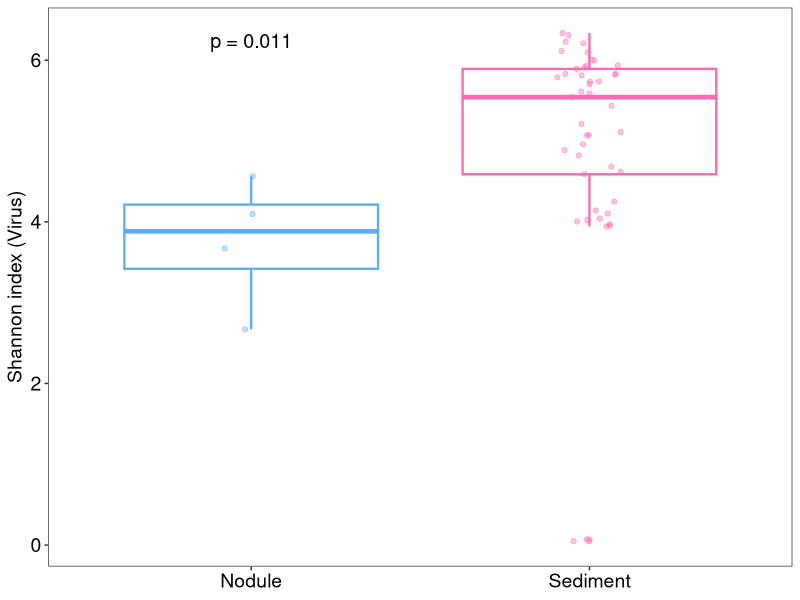
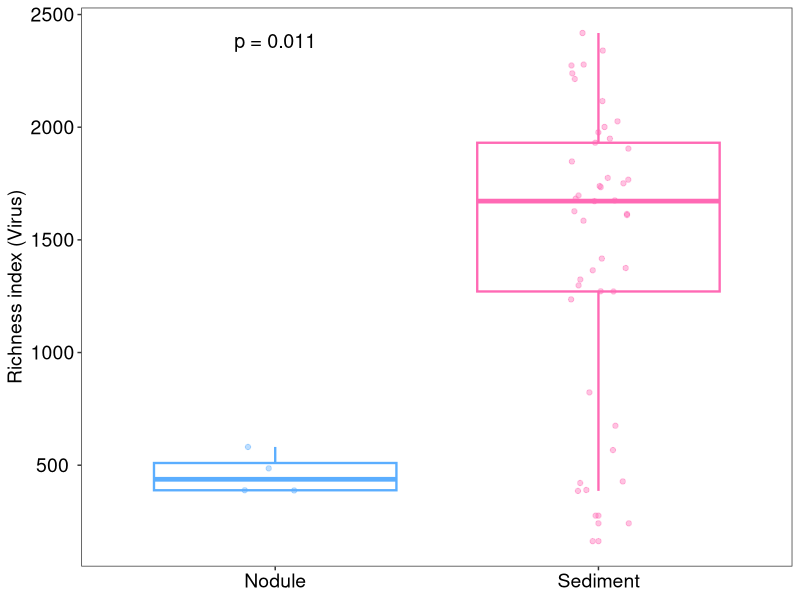
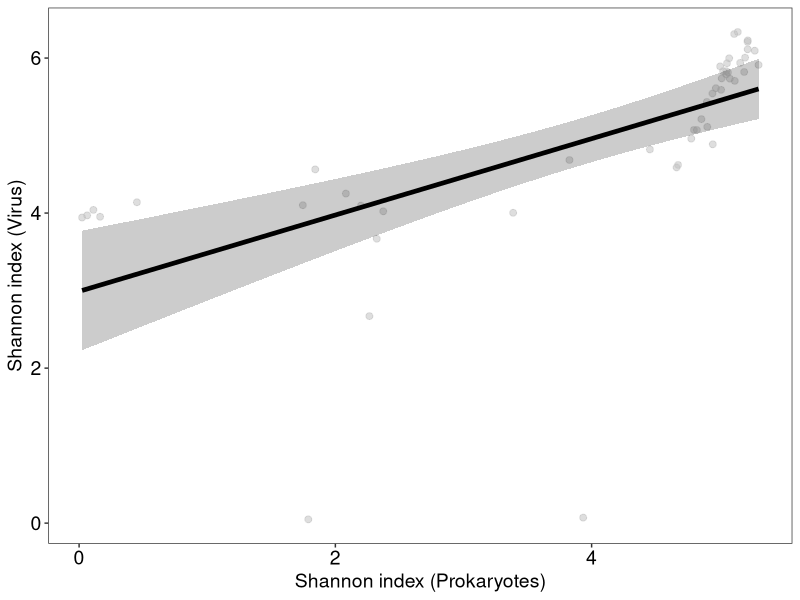
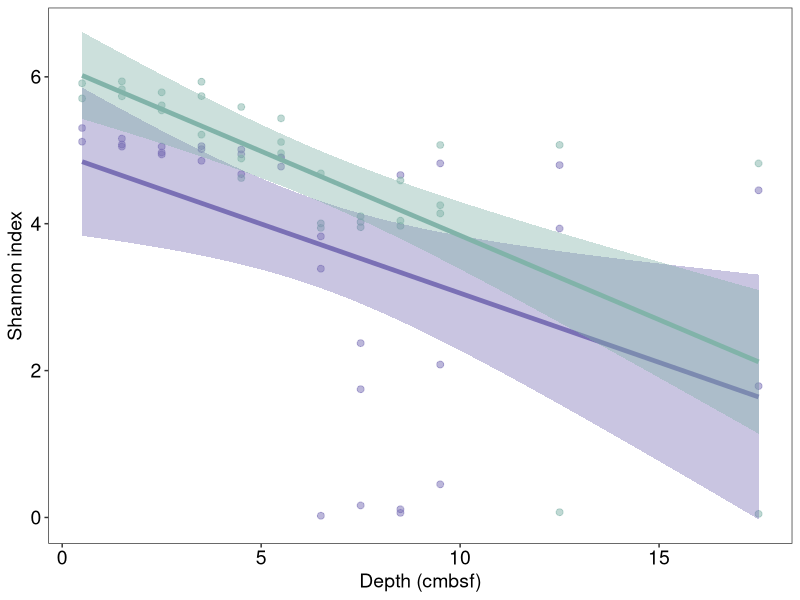
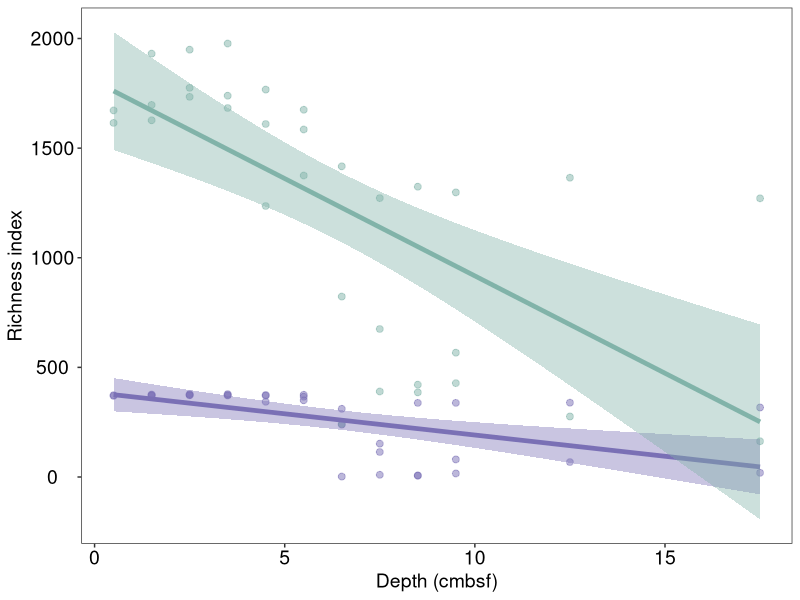
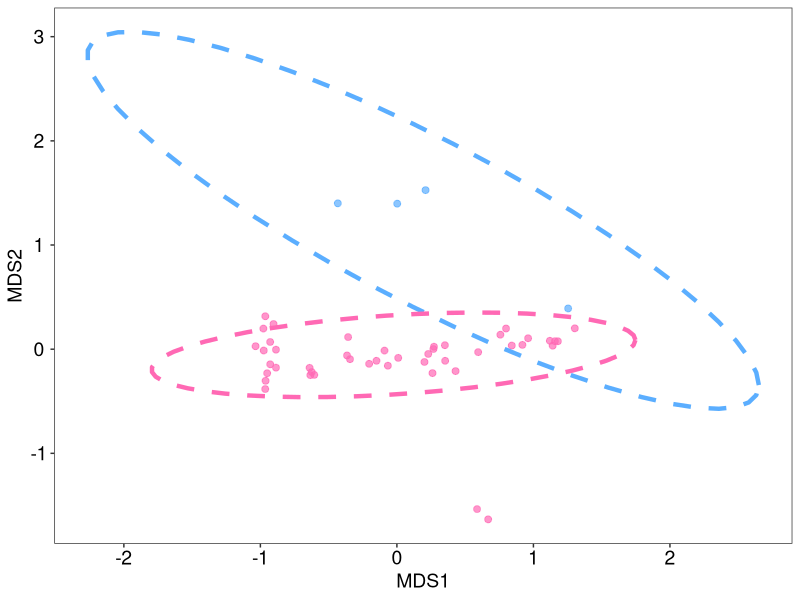
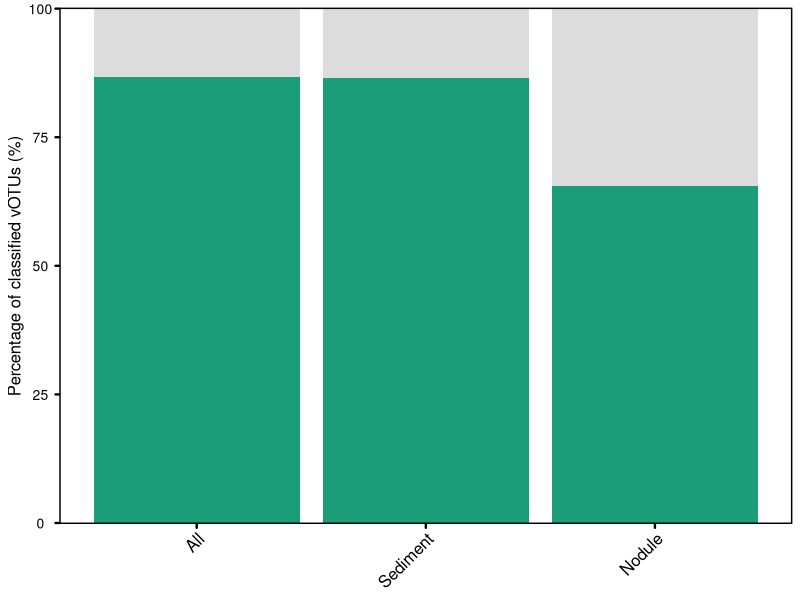
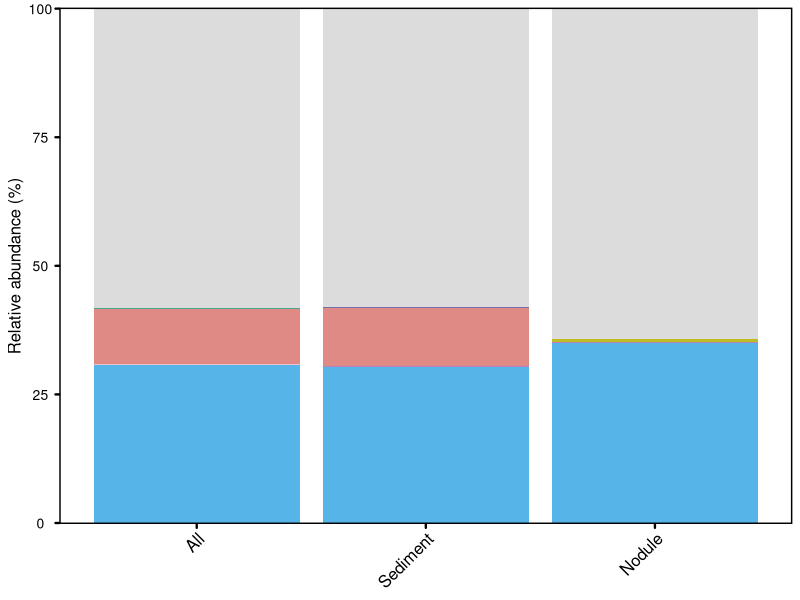

These charts were generated, in order, by the following R code:
#### START ####
rm(list = ls())
library(vegan)
library(reshape2)
library(ggplot2)
library(ggpubr)
library(patchwork) 
library(ggsci) 
library(cowplot)
library(dplyr)  
library(gridExtra) 
library(tidyr)

#### Fig.2 a b####
data <- t(read.table("vOTU_aligned_90_abundance.csv", header = TRUE, sep = ",", row.names = 1))
group <- read.delim("metadata.txt", header = TRUE, sep = "\t")


richness <- rowSums(data > 0)
shannon <- diversity(data, index = "shannon")
pielou <- shannon / log(richness, exp(1))
simpson<- diversity(data, index = 'simpson')


data_richness = data.frame(richness)
data_shannon = data.frame(shannon)
data_pielou = data.frame(pielou)
data_simpson = data.frame(simpson)

spe_alpha <- cbind(
  data_richness,
  data_shannon,
  data_pielou,
  data_simpson,
  group
)


mycol <- c("#5baeff", "#FF69B4")

Fig2a <- ggplot(spe_alpha, aes(x = Type1, y = shannon, color = Type1)) +
  geom_boxplot(aes(color = Type1), lwd = 0.8, alpha = 0.4) + 
  geom_jitter(aes(color = Type1), 
              position = position_jitterdodge(jitter.height = 0, 
                                              jitter.width = 0.2, 
                                              dodge.width = 0.0),
              alpha = 0.4) + 
  labs(y = "Shannon index (Virus)") + 
  scale_color_manual(values = mycol)+
  scale_fill_manual(values = mycol)+
  theme_bw() + 
  stat_compare_means(method = "wilcox.test", label = "p.format", 
                     vjust = 1 , hjust = 0.5, size = 5) + 
  theme(panel.grid = element_blank(),
        axis.text.x = element_text(size = 14, face = "plain", hjust = 0.5, colour = "black"),
        axis.title.x = element_blank(),
        axis.text.y = element_text(size = 14, face = "plain", hjust = 0.5, colour = "black"),
        axis.title.y = element_text(size = 14, face = "plain", )) + 
  xlab(NULL) +
  theme(legend.position="none")

test_result <- wilcox.test(richness ~ Type1, data = spe_alpha)

Fig2b <- ggplot(spe_alpha, aes(x = Type1, y = richness, color = Type1)) +
  geom_boxplot(aes(color = Type1), lwd = 0.8, alpha = 0.4) + 
  geom_jitter(aes(color = Type1), 
              position = position_jitterdodge(jitter.height = 0, 
                                              jitter.width = 0.2, 
                                              dodge.width = 0.0),
              alpha = 0.4) + 
  labs(y = "Richness index (Virus)") + 
  scale_color_manual(values = mycol)+
  scale_fill_manual(values = mycol)+
  theme_bw() + 
  stat_compare_means(method = "wilcox.test", label = "p.format", 
                     vjust = 1 , hjust = 0.5, size = 5) + 
  theme(panel.grid = element_blank(),
        axis.text.x = element_text(size = 14, face = "plain", hjust = 0.5, colour = "black"),
        axis.title.x = element_blank(),
        axis.text.y = element_text(size = 14, face = "plain", hjust = 0.5, colour = "black"),
        axis.title.y = element_text(size = 14, face = "plain", )) + 
  xlab(NULL) +
  theme(legend.position="none")

test_result <- wilcox.test(shannon ~ Type1, data = spe_alpha)

#### Fig.2 c ####
data1 <- read.table("vOTU_aligned_90_abundance_alpha_alpha.csv", header = TRUE, sep = ",", row.names = 1)
group1 <- read.delim("metadata_alpha_alpha.txt", header = TRUE, sep = "\t")
data2 <- read.table("MAG_aligned_90_abundance.csv", header = TRUE, sep = ",", row.names = 1)
group2 <- read.delim("metadata_MAG.txt", header = TRUE, sep = "\t")


richness1 <- rowSums(data1 > 0)
shannon1 <- diversity(data1, index = "shannon")
pielou1 <- shannon1 / log(richness1, exp(1))
simpson1<- diversity(data1, index = 'simpson')

richness2 <- rowSums(data2 > 0)
shannon2 <- diversity(data2, index = "shannon")
pielou2 <- shannon1 / log(richness2, exp(1))
simpson2<- diversity(data2, index = 'simpson')

data_richness1 = data.frame(richness1)
data_shannon1 = data.frame(shannon1)
data_pielou1 = data.frame(pielou1)
data_simpson1 = data.frame(simpson1)

spe_alpha1 <- cbind(
  data_richness1,
  data_shannon1,
  data_pielou1,
  data_simpson1,
  group1
)

data_richness2 = data.frame(richness2)
data_shannon2 = data.frame(shannon2)
data_pielou2 = data.frame(pielou2)
data_simpson2 = data.frame(simpson2)

spe_alpha2 <- cbind(
  data_richness2,
  data_shannon2,
  data_pielou2,
  data_simpson2,
  group2
)

result_p1 <- cor.test(spe_alpha1$shannon1, spe_alpha2$shannon2, method = "spearman")

df1 <- data.frame(shannon1 = spe_alpha1$shannon1, shannon2 = spe_alpha2$shannon2)

Fig2c <- ggplot(df1, aes(x = shannon2, y = shannon1)) +
  geom_point(color = "grey", size = 2, alpha = 0.5) +
  geom_smooth(method = "lm", color = "black", fill = "black", level = 0.95, se = TRUE, size = 1.6, alpha = 0.2) +
  labs(x = "Shannon index (Prokaryotes)", y = "Shannon index (Virus)") +
  theme_bw() +
  theme(panel.grid = element_blank(),
        axis.text.x = element_text(size = 14, face = "plain", hjust = 0.5, colour = "black"),
        axis.title.x = element_text(size = 14, face = "plain"), 
        axis.text.y = element_text(size = 14, face = "plain", hjust = 0.5, colour = "black"),
        axis.title.y = element_text(size = 14, face = "plain"), 
        legend.text = element_text(size = 14, face = "plain"),
        legend.title = element_blank(),
        legend.position = "bottom",
        plot.title = element_text(vjust = 0, hjust = 0.5, size = 14, lineheight = 1.4)) +
  theme(legend.position = "none")

#### Fig.2 d e ####
data <- read.table("MAG_aligned_90_abundance_DEPTH.csv", header = TRUE, sep = ",", row.names = 1)
group <- read.delim("metadata_MAG_Depth.txt", header = TRUE, sep = "\t", row.names = 1)
vdata <- read.table("vOTU_abundance_t_Depth.csv", header = TRUE, sep = ",", row.names = 1)
vgroup <- read.delim("metadata_vOTU_Depth.txt", header = TRUE, sep = "\t", row.names = 1)


richness <- rowSums(data > 0)
shannon <- diversity(data, index = "shannon")
pielou <- shannon / log(richness, exp(1))
simpson<- diversity(data, index = 'simpson')

vrichness <- rowSums(vdata > 0)
vshannon <- diversity(vdata, index = "shannon")
vpielou <- vshannon / log(vrichness, exp(1))
vsimpson<- diversity(vdata, index = 'simpson')


data_richness = data.frame(richness)
data_shannon = data.frame(shannon)
data_pielou = data.frame(pielou)
data_simpson = data.frame(simpson)

vdata_richness = data.frame(vrichness)
vdata_shannon = data.frame(vshannon)
vdata_pielou = data.frame(vpielou)
vdata_simpson = data.frame(vsimpson)

spe_alpha <- cbind(
  data_richness,
  data_shannon,
  data_pielou,
  data_simpson,
  group
)


vspe_alpha <- cbind(
  vdata_richness,
  vdata_shannon,
  vdata_pielou,
  vdata_simpson,
  vgroup
)

colnames(vspe_alpha) <- colnames(spe_alpha)
spe_alpha$Group <- "Microbiome(MAG)"
vspe_alpha$Group <- "Virus(vOTU)"

result_Fig2_d1 <- cor.test(spe_alpha$shannon, spe_alpha$Depth, method = "spearman")
result_Fig2_d1
result_Fig2_d2 <- cor.test(vspe_alpha$shannon, vspe_alpha$Depth, method = "spearman")
result_Fig2_d2

result_Fig2_e1 <- cor.test(spe_alpha$richness, spe_alpha$Depth, method = "spearman")
result_Fig2_e1
result_Fig2_e2 <- cor.test(vspe_alpha$richness, vspe_alpha$Depth, method = "spearman")
result_Fig2_e2


Spe_alpha <- merge(spe_alpha, vspe_alpha, by = intersect(names(spe_alpha), names(vspe_alpha)), all = TRUE)

mycol <- c("#7a70b5", "#81b3a9")

Fig2d <- ggplot(Spe_alpha, aes(x = Depth, y = shannon, color = Group, fill = Group)) +
  geom_point(aes(color = Group), size = 2, alpha = 0.5) +
  geom_smooth(method = "lm", aes(fill = Group), level = 0.95, se = TRUE, size = 1.6) +
  scale_color_manual(values = mycol) +
  scale_fill_manual(values = mycol) +
  labs(x = "Depth (cmbsf)", y = "Shannon index")+
  theme_bw()+
  theme(panel.grid = element_blank(),
        axis.text.x = element_text(size = 14, face = "plain", hjust = 0.5, colour = "black"),
        axis.title.x = element_text(size = 14, face = "plain", ), 
        axis.text.y = element_text(size = 14, face = "plain", hjust = 0.5, colour = "black"),
        axis.title.y = element_text(size = 14, face = "plain", ), 
        legend.text = element_text(size = 14, face = "plain"),
        legend.title = element_blank(),
        legend.position = "bottom",
        plot.title = element_text (vjust = 0, hjust = 0.5, size = 14, lineheight = 1.4))+
  theme(legend.position="none")

Fig2e <- ggplot(Spe_alpha, aes(x = Depth, y = richness, color = Group, fill = Group)) +
  geom_point(aes(color = Group), size = 2, alpha = 0.5) +
  geom_smooth(method = "lm", aes(fill = Group), level = 0.95, se = TRUE, size = 1.6) +
  scale_color_manual(values = mycol) +
  scale_fill_manual(values = mycol) +
  labs(x = "Depth (cmbsf)", y = "Richness index")+
  theme_bw()+
  theme(panel.grid = element_blank(),
        axis.text.x = element_text(size = 14, face = "plain", hjust = 0.5, colour = "black"),
        axis.title.x = element_text(size = 14, face = "plain", ), 
        axis.text.y = element_text(size = 14, face = "plain", hjust = 0.5, colour = "black"),
        axis.title.y = element_text(size = 14, face = "plain", ), 
        legend.text = element_text(size = 14, face = "plain"),
        legend.title = element_blank(),
        legend.position = "bottom",
        plot.title = element_text (vjust = 0, hjust = 0.5, size = 14, lineheight = 1.4))+
  theme(legend.position="none")


#### Fig.2 f ####
data <- t(read.table("vOTU_aligned_90_abundance.csv", header = TRUE, sep = ",", row.names = 1))
group <- read.delim("metadata.txt", header = TRUE, sep = "\t")
data <- decostand(data, method='hellinger')

mycol <- c("#5baeff", "#FF69B4")


distance <- vegdist(data, method = 'bray')
nmds <- metaMDS(distance, k = 2)
stress <- nmds$stress
df <- as.data.frame(nmds$points)
df <- cbind(df, group)

anosim = anosim(data, group$Type1, permutations = 999, distance = "bray")
print(anosim)

anosim_text <- paste(paste("R = ", round(anosim$statistic, 2)), "  p = 0.001")
stress_text <- paste("Stress  = ", round(stress, 4),"\n")

Fig2f <- ggplot(df, aes(MDS1, MDS2)) +
  geom_point(aes(color = Type1), size = 2, alpha = 0.7) +
  scale_color_manual(values = mycol) +
  scale_fill_manual(values = mycol) +
  theme_bw()+
  stat_ellipse(data = df, aes(color = Type1), level=0.95, linetype="dashed", linewidth=1.5, show.legend = FALSE)+
  theme(panel.grid = element_blank(),
        axis.text.x = element_text(size = 14, face = "plain", hjust = 0.5, colour = "black"),
        axis.title.x = element_text(size = 14, face = "plain", ), 
        axis.text.y = element_text(size = 14, face = "plain", hjust = 0.5, colour = "black"),
        axis.title.y = element_text(size = 14, face = "plain", ), 
        legend.text = element_text(size = 14, face = "plain"),
        legend.title = element_blank())+
  theme(legend.position="none")

#### Fig.2 g h ####
species_taxo <- read.csv("vOTU_taxonomy_a.csv")
species_taxo_long <- species_taxo %>%
  pivot_longer(cols = -Name, names_to = "Viral_Family", values_to = "Abundance")

sample_order <- c("All", "Sediment", "Nodule")
species_taxo_long$Name <- factor(species_taxo_long$Name, levels = sample_order)

viral_family_order <- c("Unclassified","Classified")

species_taxo_long$Viral_Family <- factor(species_taxo_long$Viral_Family, levels = viral_family_order)

num_families <- length(unique(species_taxo_long$Viral_Family))
mycol <- c("#DCDCDC","#1B9E77")


Fig2g <- ggplot(data = species_taxo_long, aes(x = Name, y = Abundance, fill = Viral_Family)) +
  geom_bar(stat = "identity", position = "stack") +
  scale_fill_manual(values = mycol) +
  theme_minimal() +
  labs(x = "Sample",
       y = "Percentage of classified vOTUs (%)",
       fill = "Viral Family") +
  theme(
    axis.text.x = element_text(angle = 45, hjust = 1, size = 12, face = "plain", colour = "black"),  
    axis.title.x = element_text(size = 12, face = "plain"), 
    axis.text.y = element_text(size = 10, face = "plain", hjust = 0.5, colour = "black"),
    axis.title.y = element_text(size = 12, face = "plain"), 
    legend.text = element_text(size = 10, face = "plain"),
    legend.title = element_blank(),
    plot.title = element_text(vjust = 0, hjust = 0.5, size = 14, lineheight = 1.4),
    panel.border = element_rect(colour = "black", fill=NA, size=1),
    panel.grid = element_blank(),  
    axis.ticks.y = element_line(color="black", size=0.8, lineend = 0.8),  
    axis.ticks.x = element_line(color="black", size=0.8, lineend = 0.8)   
  ) +
  theme(legend.position = "none" ) +
  xlab(NULL) +
  coord_cartesian(ylim = c(-0.2, 100.2)) + 
  scale_y_continuous(expand = c(0, 0))  


species_abundance <- read.csv("abundance_to_draw_merged.csv")


species_abundance_long <- species_abundance %>%
  pivot_longer(cols = -X, names_to = "Viral_Family", values_to = "Abundance")

species_abundance_long$Viral_Family <- gsub("\\.\\d+$", "", species_abundance_long$Viral_Family)

species_abundance_long$Viral_Family <- gsub("\\.", " ", species_abundance_long$Viral_Family)
species_abundance_long$Abundance[is.na(species_abundance_long$Abundance)] <- 0


viral_family_order2 <- c("unclassified",	
                         "Ackermannviridae",	"Autographiviridae", "Autolykiviridae",	
                         "Demerecviridae",	"Drexlerviridae",	"Fuselloviridae",	"Herelleviridae",	
                         "Inoviridae",	"Kyanoviridae",	"Lavidaviridae",	"Mimiviridae",	"Phycodnaviridae",	
                         "Rountreeviridae",	"Straboviridae",	"Zobellviridae","Unc  Caudovirales at family level")
mycol2 <- c("#DCDCDC", "#47A98C", "#D57D3A", "#796FAA", "#C33F96", "#A7CB5D",
                     "#CBCDFA", "#86AECE", "#E08A86", "blue", "#d62728", "#F0C1CA",
                     "#FFFFB3", "#bcbd22", "#c49c94", "#BC80BD", "#56B4E9")
                     

species_abundance_long$Viral_Family <- factor(species_abundance_long$Viral_Family, levels = viral_family_order2)
species_abundance_long$X <- factor(species_abundance_long$X, levels = c("All", "Sediment", "Nodule"))


Fig2h <- ggplot(data = species_abundance_long, aes(x = X, y = Abundance, fill = Viral_Family)) +
  geom_bar(stat = "identity", position = "stack") +
  scale_y_continuous(limits = c(0, 101), expand = c(0, 0)) + 
  scale_fill_manual(values = mycol2) + 
  theme_minimal() +
  labs(x = "Sample",
       y = "Relative abundance (%)",
       fill = "Viral Family") +
  theme(axis.text.x = element_text(angle = 45, hjust = 1)) +
  theme(
    axis.text.x = element_text(angle = 45, hjust = 1, size = 12, face = "plain", colour = "black"),  
    axis.title.x = element_text(size = 12, face = "plain"), 
    axis.text.y = element_text(size = 10, face = "plain", hjust = 0.5, colour = "black"),
    axis.title.y = element_text(size = 12, face = "plain"), 
    legend.text = element_text(size = 10, face = "plain"),
    legend.title = element_blank(),
    plot.title = element_text(vjust = 0, hjust = 0.5, size = 14, lineheight = 1.4),
    panel.border = element_rect(colour = "black", fill=NA, size=1),
    panel.grid = element_blank(),  
    axis.ticks.y = element_line(color="black", size=0.8, lineend = 0.8), 
    axis.ticks.x = element_line(color="black", size=0.8, lineend = 0.8)) +
  theme(legend.position = "none" ) +
  xlab(NULL) +
  coord_cartesian(ylim = c(-0.2, 100.2)) +  
  scale_y_continuous(expand = c(0, 0))   

